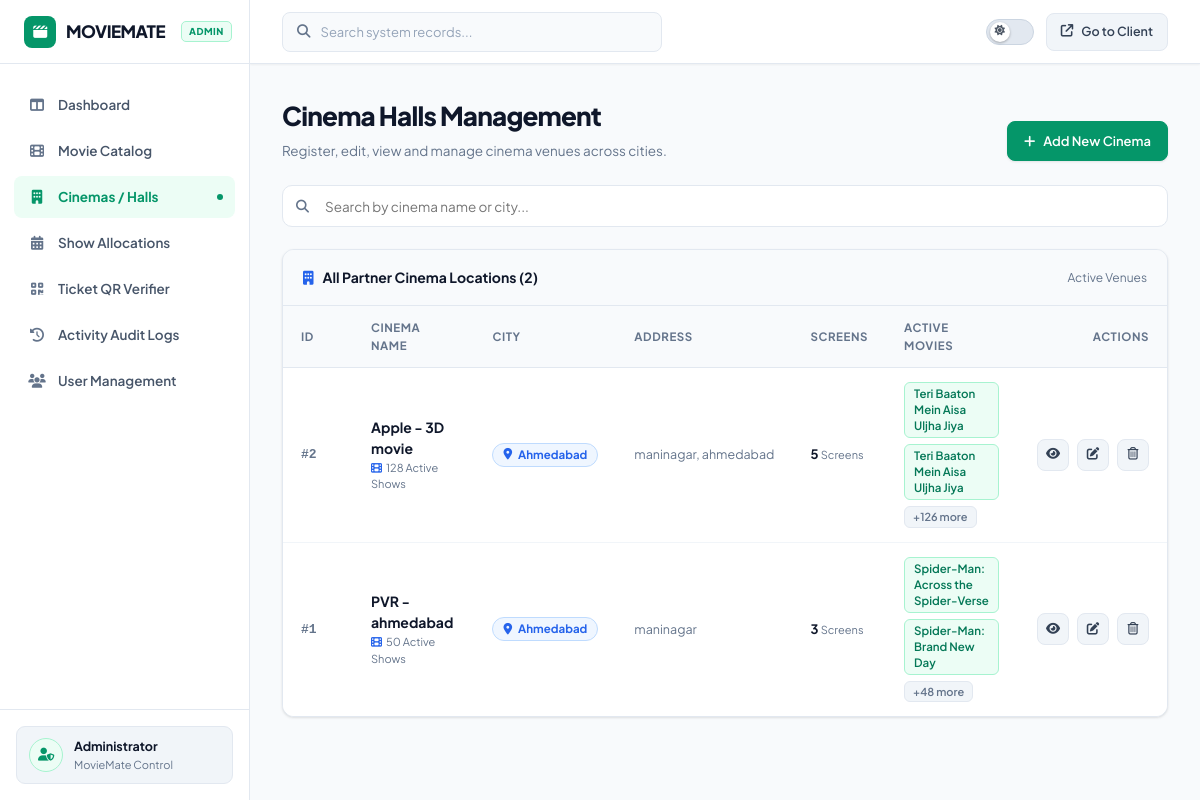
The app's page /admin-panel/cinemas/ (signed in), older data.
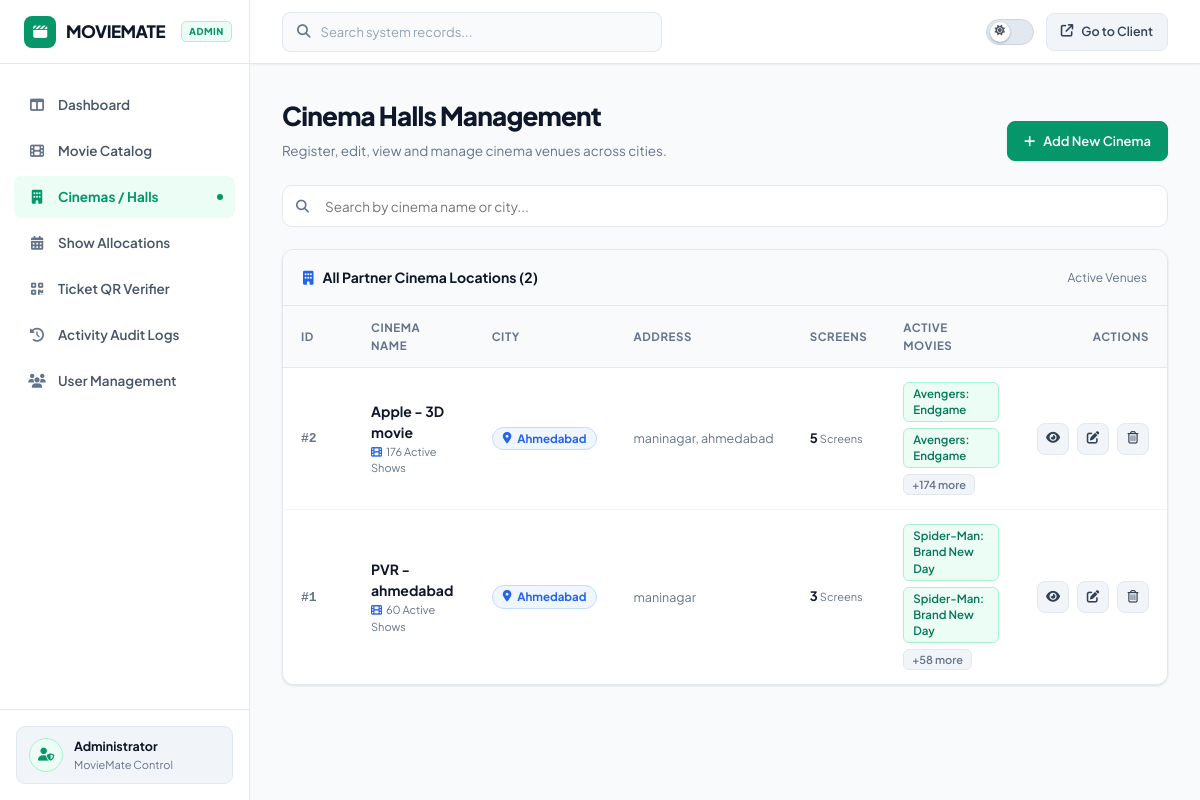
The same page, newer data.
### admin_panel/models.py (models this page shows, shortened)
class Cinema(models.Model):
    name = models.CharField(max_length=150)
    city = models.CharField(max_length=100, default='Ahmedabad')
    address = models.TextField()
    total_screens = models.IntegerField(default=4)
    facilities = models.CharField(max_length=255, default='4K Dolby Atmos, Recliners, Food Court')
    created_at = models.DateTimeField(auto_now_add=True)
    @property
    def total_tickets_sold(self):
        return Booking.objects.filter(showtime__cinema=self).count()

class Showtime(models.Model):
    movie = models.ForeignKey(Movie, on_delete=models.CASCADE, related_name='showtimes')
    cinema = models.ForeignKey(Cinema, on_delete=models.CASCADE, related_name='showtimes')
    show_date = models.DateField()
    start_time = models.TimeField()
    platinum_price = models.DecimalField(max_digits=7, decimal_places=2, default=350.00)
    gold_price = models.DecimalField(max_digits=7, decimal_places=2, default=250.00)
    silver_price = models.DecimalField(max_digits=7, decimal_places=2, default=180.00)

class Movie(models.Model):
    STATUS_CHOICES = (
        ('active', 'Active'),
        ('draft', 'Draft'),
        ('archived', 'Archived'),
    )
    TAG_CHOICES = (
        ('hot', 'Hot'),
        ('trending', 'Trending'),
        ('top_rated', 'Top Rated'),
        ('new_release', 'New Release'),
    )
    imdb_id = models.CharField(max_length=50, blank=True, null=True)
    title = models.CharField(max_length=200)
    category = models.ForeignKey(Category, on_delete=models.SET_NULL, null=True, blank=True, related_name='movies')
    genre = models.CharField(max_length=100)
    duration_minutes = models.IntegerField(default=120)
    release_year = models.IntegerField(default=2026)
    rating = models.DecimalField(max_digits=3, decimal_places=1, default=8.5)
    poster_url = models.URLField(max_length=500, blank=True, null=True)
    backdrop_url = models.URLField(max_length=500, blank=True, null=True)
    plot = models.TextField(blank=True, null=True)
    display_tag = models.CharField(max_length=20, choices=TAG_CHOICES, default='trending')
    is_hero = models.BooleanField(default=False)
    views_count = models.IntegerField(default=0)
    status = models.CharField(max_length=20, choices=STATUS_CHOICES, default='active')
    created_at = models.DateTimeField(auto_now_add=True)

### admin_panel/views.py (the view)
# urls.py: path('cinemas/', views.cinemas_list, name='cinemas'),
@admin_required
def cinemas_list(request):
    cinemas = Cinema.objects.all().order_by('-id')
    cinemas_data = []
    for c in cinemas:
        active_showtimes = c.showtimes.select_related('movie')
        movies_active = Movie.objects.filter(showtimes__cinema=c).distinct()
        bookings_count = Booking.objects.filter(showtime__cinema=c).count()
        cinemas_data.append({
            'cinema': c,
            'total_shows': active_showtimes.count(),
            'movies_active': movies_active,
            'bookings_count': bookings_count,
        })
    context = {
        'cinemas': cinemas,
        'cinemas_data': cinemas_data,
        'active_page': 'cinemas'
    }
    return render(request, 'admin_panel/cinemas.html', context)

### admin_panel/views.py (called while the page is built)
def admin_required(view_func):
    @wraps(view_func)
    def _wrapped_view(request, *args, **kwargs):
        customer_id = request.session.get('customer_id')
        if not customer_id:
            messages.error(request, "Please log in with your admin account to access the Admin Panel.")
            return redirect('login')
        try:
            customer = Customer.objects.get(id=customer_id)
            if customer.role != 'admin':
                messages.error(request, "Access Denied! You do not have administrator permissions.")
                return redirect('dashboard')
        except Customer.DoesNotExist:
            return redirect('login')
        return view_func(request, *args, **kwargs)
    return _wrapped_view

### admin_panel/templates/admin_panel/cinemas.html (shortened to what the changed rows need)
{% extends 'admin_panel/base_admin.html' %}
{% load static %}
{% block extra_css %}
<link rel="stylesheet" href="{% static 'admin_panel/css/admin_cinemas.css' %}?v=25.0">
{% endblock %}
{% block content %}
<div class="cinema-page-header">
    <div>
        <h1 class="cinema-page-title">Cinema Halls Management</h1>
    </div>
</div>
<div class="panel-card">
    <div style="overflow-x: auto;">
        <table class="admin-table" id="cinemasTable">
            <thead>
                <tr>
                    <th style="width: 70px;">ID</th>
                    <th>Cinema Name</th>
                    <th>City</th>
                    <th>Address</th>
                    <th>Screens</th>
                    <th>Active Movies</th>
                    <th style="text-align: right; width: 150px;">Actions</th>
                </tr>
            </thead>
            <tbody>
                {% for cinema in cinemas %}
                <tr data-name="{{ cinema.name|lower }}" data-city="{{ cinema.city|lower }}">
                    <td>
                        <span style="font-family: monospace; font-weight: 700; color: var(--text-muted);">#{{ cinema.id }}</span>
                    </td>
                    <td>
                        <div class="cinema-name-text">{{ cinema.name }}</div>
                        <div style="font-size: 11px; color: var(--text-muted); margin-top: 1px;">
                            <i class="fa-solid fa-film" style="color: var(--accent-blue); margin-right: 4px;"></i>{{ cinema.showtimes.count }} Active Shows
                        </div>
                    </td>
                    <td>
                        <span class="badge badge-blue">
                            <i class="fa-solid fa-location-dot"></i> {{ cinema.city }}
                        </span>
                    </td>
                    <td>
                        <div class="cinema-address-text" title="{{ cinema.address }}">{{ cinema.address }}</div>
                    </td>
                    <td>
                        <span style="font-weight: 700; color: var(--text-primary);">{{ cinema.total_screens }}</span>
                        <span style="font-size: 11px; color: var(--text-muted);">Screens</span>
                    </td>
                    <td>
                        <div style="display: flex; gap: 6px; flex-wrap: wrap;">
                            {% for show in cinema.showtimes.all|slice:":2" %}
                                <span class="cinema-movie-chip">{{ show.movie.title }}</span>
                            {% empty %}
                                <span style="color: var(--text-muted); font-size: 12px;">No active shows</span>
                            {% endfor %}
                            {% if cinema.showtimes.count > 2 %}
                                <span class="badge badge-subtle">+{{ cinema.showtimes.count|add:"-2" }} more</span>
                            {% endif %}
                        </div>
                    </td>
                    <td style="text-align: right;">
                        <div style="display: flex; gap: 8px; justify-content: flex-end;">
                            <button type="button" class="action-icon-btn" title="View Full Details"
                                    onclick="openViewFullCinemaModal('{{ cinema.name|escapejs }}', '{{ cinema.city|escapejs }}', '{{ cinema.address|escapejs }}', '{{ cinema.total_screens }}', '{{ cinema.facilities|escapejs }}', '{{ cinema.showtimes.count }}', '{{ cinema.total_tickets_sold }}', [{% for s in cinema.showtimes.all %}'{{ s.movie.title|escapejs }}'{% if not forloop.last %},{% endif %}{% endfor %}])">
                                <i class="fa-solid fa-eye"></i>
                            </button>
                            <button type="button" class="action-icon-btn" title="Edit Cinema"
                                    onclick="editCinema('{{ cinema.id }}', '{{ cinema.name|escapejs }}', '{{ cinema.city|escapejs }}', '{{ cinema.address|escapejs }}', '{{ cinema.total_screens }}')">
                                <i class="fa-solid fa-pen-to-square"></i>
                            </button>
                            <a href="{% url 'admin_panel:delete_cinema' cinema.id %}"
                               class="action-icon-btn danger" title="Delete Cinema"
                               onclick="return confirm('Are you sure you want to delete {{ cinema.name|escapejs }}? This will remove all associated showtimes.')">
                                <i class="fa-regular fa-trash-can"></i>
                            </a>
                        </div>
                    </td>
                </tr>
                {% endfor %}
            </tbody>
        </table>
    </div>
</div>
{% endblock %}

Row changes from the older to the newer data that the page shows:
removed Showtime: movie "Teri Baaton Mein Aisa Uljha Jiya", shown under Cinema "Apple - 3D movie"
removed Showtime: movie "Teri Baaton Mein Aisa Uljha Jiya", shown under Cinema "Apple - 3D movie"
removed Showtime: movie "Spider-Man: Across the Spider-Verse", shown under Cinema "PVR - ahmedabad"
computed for Cinema "Apple - 3D movie": showtimes.count "128" → "176"; showtimes.count|add "126" → "174"
added Showtime: movie "Avengers: Endgame", shown under Cinema "Apple - 3D movie"
added Showtime: movie "Avengers: Endgame", shown under Cinema "Apple - 3D movie"
computed for Cinema "PVR - ahmedabad": showtimes.count "50" → "60"; showtimes.count|add "48" → "58"
added Showtime: movie "Spider-Man: Brand New Day", shown under Cinema "PVR - ahmedabad"
